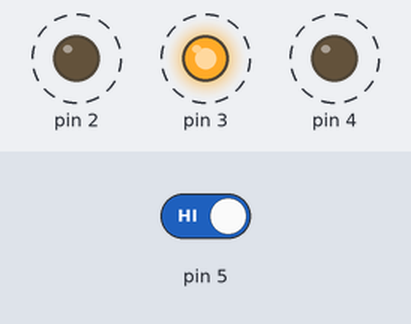
Bench run of a sketch on a simulated Arduino Uno, built with avr-gcc and run on an emulated ATmega328P. On the bench: output pins drawn as LEDs (lit = HIGH). Dashed ring = blinking. The inputs (shaded band) are chosen by the test bench; at power-on: pin 5 HIGH.

Above: at 15.8 s.
15.9 s: pin 5 driven LOW
At 23.2 s:
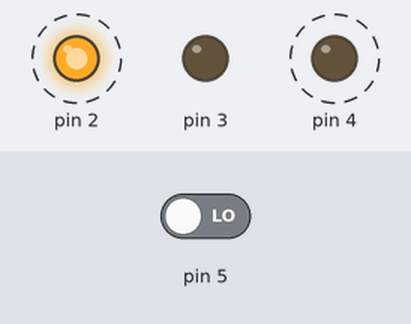
23.4 s: pin 5 driven HIGH
At 24.2 s:
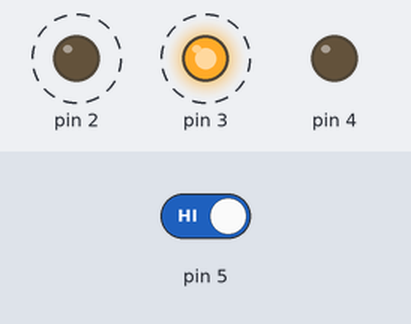
Timing chart, 0 to 36.9 s (numbered marks = the images above; inputs shaded):
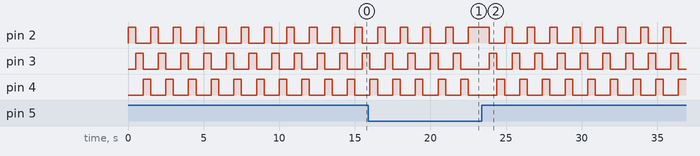

Measured:
- after the input at 23.4 s, pin 2, pin 3: alternates HIGH for 0.50 s and LOW for 1.0 s, starting after 0.50 s; pin 4: alternates HIGH for 0.50 s and LOW for 1.0 s, starting after 1.0 s
- by itself, pin 2–4: alternates HIGH for 0.50 s and LOW for 1.0 s

The sketch:

jago_robotika_arduino_3.ino
```cpp
void setup() {
  // put your setup code here, to run once:
  pinMode(2, OUTPUT);
  pinMode(3, OUTPUT);
  pinMode(4, OUTPUT);
  pinMode(5, INPUT);
}

void loop() {
  // put your main code here, to run repeatedly:

  int button;

  button = digitalRead(5);

  if (button == LOW)
  {
    digitalWrite(2, HIGH);
    digitalWrite(3, LOW);
    digitalWrite(4, LOW);
  }
  else
  {
    int n_loop = 5;

    for (int i=0; i<n_loop; i++) {
      digitalWrite(2, HIGH);
      digitalWrite(3, LOW);
      digitalWrite(4, LOW);
      delay(500);

      digitalWrite(2, LOW);
      digitalWrite(3, HIGH);
      digitalWrite(4, LOW);
      delay(500);

      digitalWrite(2, LOW);
      digitalWrite(3, LOW);
      digitalWrite(4, HIGH);
      delay(500);
    }
  }

}
```
